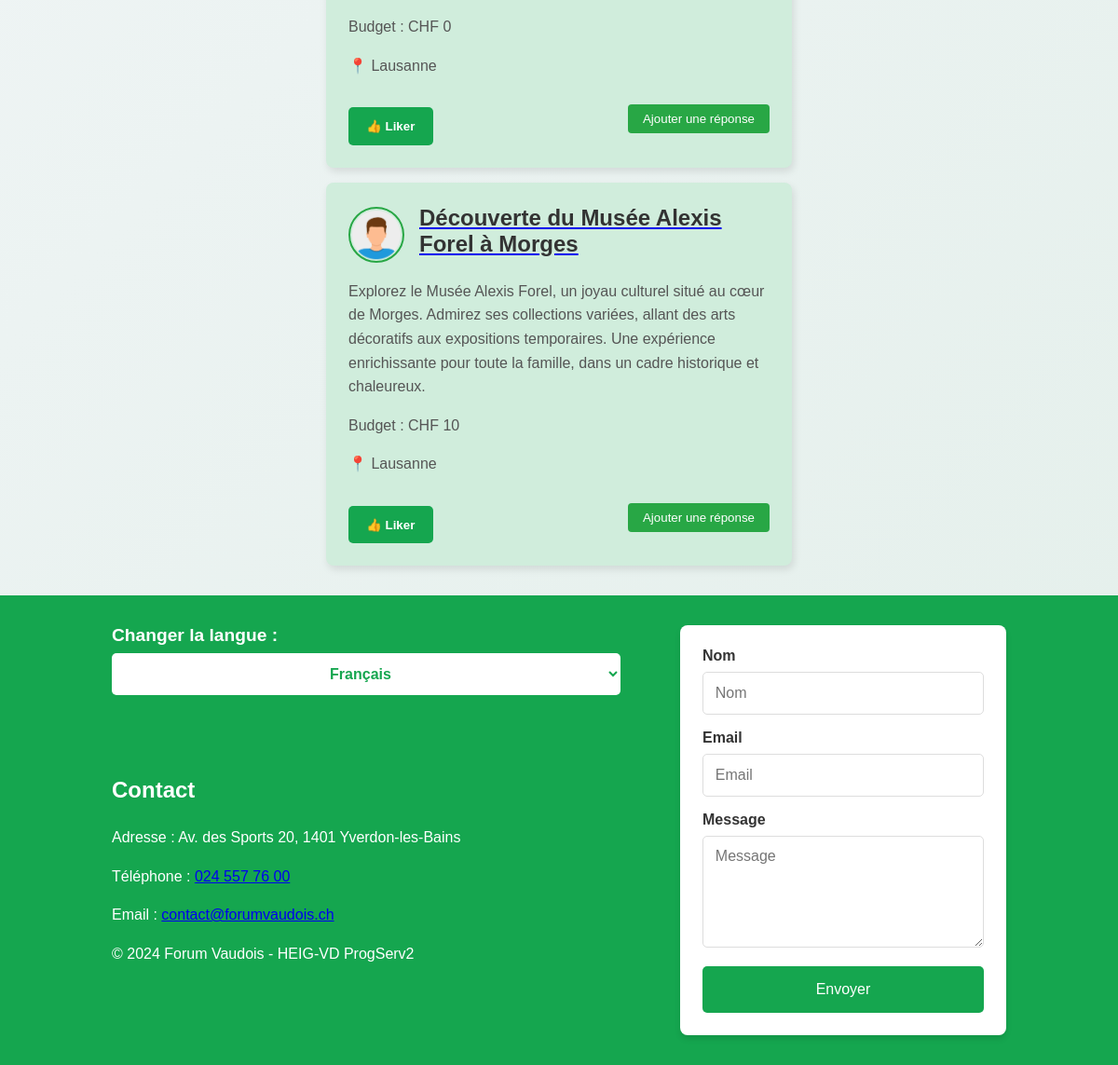
The app's page /pages/news.php (lower part), older data.
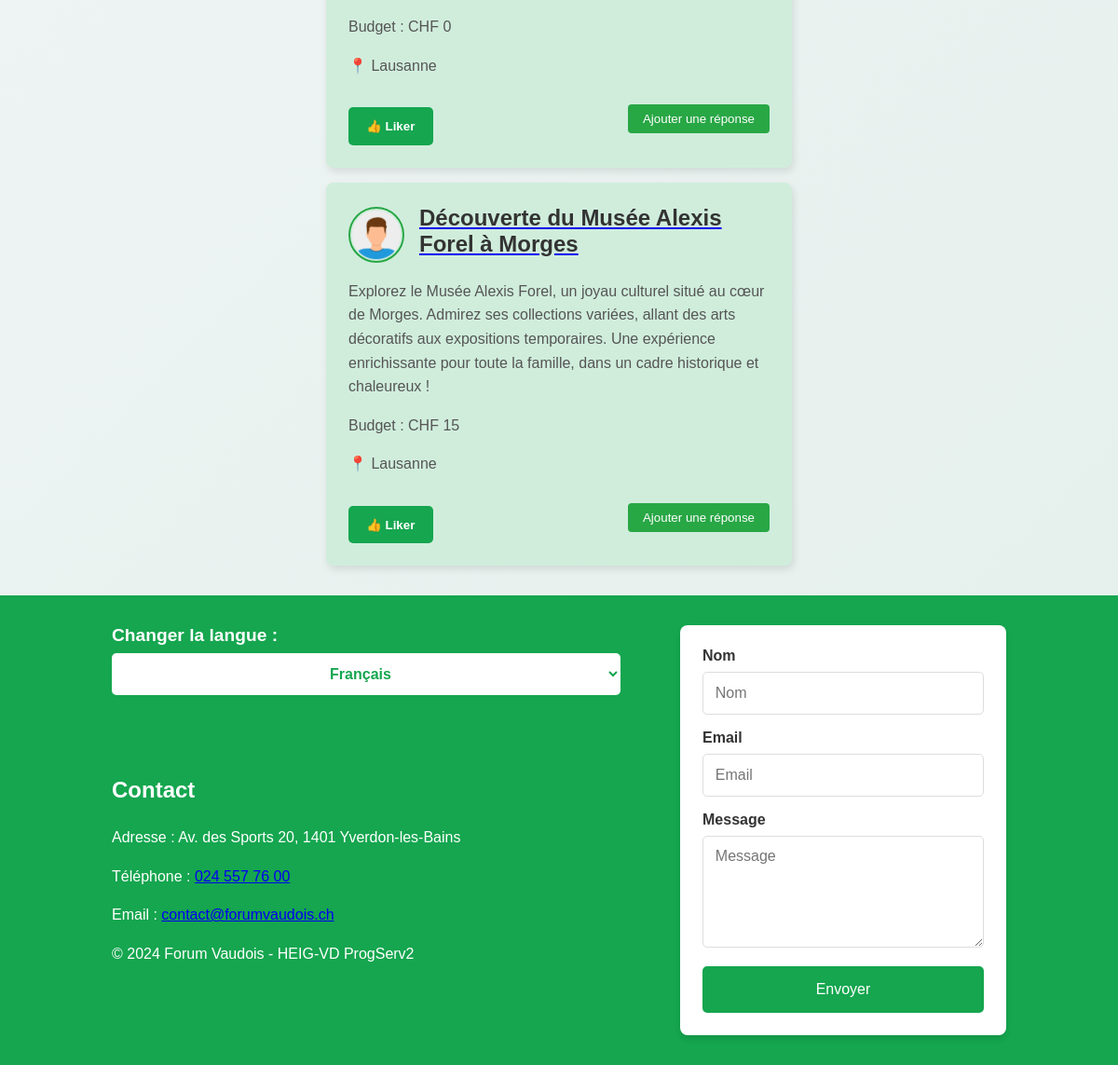
The same page, newer data.
### tables this page shows
CREATE TABLE Post (
    id INTEGER PRIMARY KEY AUTOINCREMENT,
    id_user INTEGER NOT NULL,
    id_city INTEGER NOT NULL,
    id_category INTEGER NOT NULL,
    title TEXT NOT NULL,
    text TEXT NOT NULL,
    budget REAL,
    address TEXT,
    created_at DATETIME DEFAULT CURRENT_TIMESTAMP,
    last_update DATETIME DEFAULT CURRENT_TIMESTAMP,
    FOREIGN KEY (id_user) REFERENCES User(id) ON DELETE CASCADE,
    FOREIGN KEY (id_city) REFERENCES City(id),
    FOREIGN KEY (id_category) REFERENCES Category(id)
);

### src/CRUDManager/DbManagerCRUD.php (called while the page is built, shortened)
<?php
class DbManagerCRUD implements I_ApiCRUD
{
    private $db;
    public function __construct()
    {
        $config = parse_ini_file(__DIR__ . '/../../config/db.ini');
        $basePath = dirname(__DIR__, 2);
        $dsn = str_replace('%BASE_PATH%', $basePath, $config['dsn']);
        $username = $config['username'];
        $password = $config['password'];
        $this->db = new \PDO($dsn, $username, $password);
    }
    public function showPosts(): array
    {
        $sql = "SELECT * FROM post";
        $stmt = $this->db->query($sql);
        $posts = [];
        while ($row = $stmt->fetch(\PDO::FETCH_ASSOC)) {
            try {
                $posts[] = new Post(
                    $row['title'] ?? 'Titre par défaut',
                    $row['text'] ?? 'Contenu par défaut',
                    $row['budget'] ?? 0,
                    $row['author'] ?? 1,
                    $row['city'] ?? 1,
                    $row['category'] ?? 1,
                    isset($row['created_at']) ? new DateTime($row['created_at']) : new DateTime(),
                    isset($row['last_update']) ? new DateTime($row['last_update']) : new DateTime(),
                    $row['id'] ?? 0,
                    $row['address'] ?? 'Adresse par défaut'
                );
            } catch (\Exception $e) {
                error_log("Erreur lors de la création du Post : " . $e->getMessage());
            }
        }
        return $posts;
    }
}

### src/Entity/Post.php (called while the page is built, shortened)
<?php
class Post
{
    private int $id;
    private string $title;
    private string $text;
    private int $budget;
    private int $city;
    public function __construct(string $title, string $text, int $budget, int $author, int $city, int $category, DateTime $created_at, DateTime $last_update, int $id = 0, string $address = "")
    {
        $this->id = $id;
    }
    public function getId(): int
    {
        return $this->id;
    }
    public function setTitle(string $title): void
    {
        $this->title = $title;
    }
    public function getTitle(): string
    {
        return $this->title;
    }
    public function setText(string $text): void
    {
        $this->text = $text;
    }
    public function getText(): string
    {
        return $this->text;
    }
    public function setBudget(int $budget)
    {
        $this->budget = $budget;
    }
    public function getBudget(): int
    {
        return $this->budget;
    }
    public function setCity(int $city): void
    {
        $this->city = $city;
    }
    public function getCity(): int
    {
        return $this->city;
    }
}

### src/Entity/City.php (called while the page is built, shortened)
<?php
class City
{
    private $cityName;
    public function setCityName(string $cityName)
    {
        $options = "/^.{1,50}$/";
        $this->cityName = $cityName;
    }
    public function getCityName(): string
    {
        return $this->cityName;
    }
    public static function getCityById(int $id): City
    {
        $cityData = [
            1 => "Lausanne",
            3 => "Yverdon-les-Bains",
            2 => "Montreux",
            4 => "Vevey",
            5 => "Nyon",
            7 => "Renens",
            6 => "Morges"
        ];
        return new City($cityData[$id], $id);
    }
}

### lang/lang_func.php (called while the page is built, shortened)
<?php
if (!function_exists('t')) {
    function t($key)
    {
        $language = getLanguage();
        $path = __DIR__ . DIRECTORY_SEPARATOR . "dictionaries" . DIRECTORY_SEPARATOR;
        $langFile = $path . "{$language}.php";
        $dictionary = require $langFile;
        return (array_key_exists($key, $dictionary))
            ? $dictionary[$key]
            : "[{$key}]";
    }
}
if (!function_exists('getLanguage')) {
    function getLanguage($defaultLanguage = 'fr')
    {
        $language = null;
        if (isset($_GET['lang'])) {
            $language = $_GET['lang'];
        } elseif (isset($_SESSION['LANG'])) {
            $language = $_SESSION['LANG'];
        } else {
            $language = getLanguageFromBrowser($defaultLanguage);
        }
        return $language;
    }
}
if (!function_exists('getSupportedLanguages')) {
    function getSupportedLanguages()
    {
        $path = __DIR__ . DIRECTORY_SEPARATOR . "dictionaries" . DIRECTORY_SEPARATOR;
        $files = glob($path . "*.php");
        $languages = [];
        foreach ($files as $file) {
            $languages[] = pathinfo($file, PATHINFO_FILENAME);
        }
        return $languages;
    }
}

### pages/news.php (the view, shortened to what the changed rows need)
<?php
require_once __DIR__ . '/../lang/lang_func.php';
$categoryName = isset($_GET['category']) ? htmlspecialchars($_GET['category']) : 'all';
$categories = [
    'food' => 1,
    'activity' => 2,
    'nature' => 3,
    'culture' => 4,
    'all' => 0,
];
if (!array_key_exists($categoryName, $categories)) {
    die("Catégorie invalide ou non spécifiée.");
} else {
    try {
        $dbManager = new DbManagerCRUD();
        $posts = [];
        if ($categoryName == "all")
            $posts = $dbManager->showPosts();
        else
            $posts = $dbManager->getPostsByCategory($categories[$categoryName]);
    } catch (Exception $e) {
        echo "Erreur lors de la récupération du post : " . $e->getMessage();
        exit;
    }
}
$filteredPosts = $categoryName === 'all' ? $posts : array_filter($posts, function ($post) use ($categories, $categoryName) {
    return $post->getCategory() === $categories[$categoryName];
});
?>
<!DOCTYPE html>
<html lang="en">
<head>
    <link rel="stylesheet" href="../assets/css/style.css?v=<?= time(); ?>">
</head>
<body>
    <div class="wrapper">
        <?php include '../components/header.php'; ?>
        <main class="news-feed">
            <div class="posts-container">
                <?php if (!empty($filteredPosts)): ?>
                    <?php foreach ($filteredPosts as $post): ?>
                        <div class="post-card">
                            <div class="post-header">
                                <img src="../assets/images/user-avatar.png" alt="Auteur" class="post-avatar">
                                <a href="postDetails.php?id_post=<?php echo $post->getId(); ?>">
                                    <h2><?= htmlspecialchars($post->getTitle()); ?></h2>
                                </a>
                            </div>
                            <p class="post-content"><?= htmlspecialchars($post->getText()); ?></p>
                            <p class="post-budget">Budget : CHF <?= htmlspecialchars($post->getBudget()); ?></p>
                            <p class="post-location">
                                📍 <?= htmlspecialchars(City::getCityById($post->getCity())->getCityName()); ?>
                            </p>
                            <div class="post-footer">
                                <form method="post" action="likePost.php">
                                    <button type="submit" class="like-button">👍 Liker</button>
                                </form>
                                <button class="btn-response"><?= t('news_add_response'); ?></button>
                            </div>
                        </div>
                    <?php endforeach; ?>
                <?php else: ?>
                    <p><?= t('news_no_posts'); ?></p>
                <?php endif; ?>
            </div>
            <link rel="stylesheet" href="./assets/css/style.css?v=<?= time(); ?>">
        </main>
    </div>
</body>
</html>

Row changes from the older to the newer data that the page shows:
changed post "Découverte du Musée Alexis Forel à Morges": text "…un cadre historique et chaleureux." → "…un cadre historique et chaleureux !"; budget "10" → "15"
